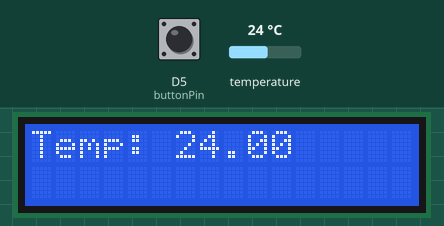
This sketch was run on a simulated ESP8266 (NodeMCU). On the bench: 16×2 character LCD. The inputs (shaded band) are chosen by the test bench; at power-on: D5 (buttonPin) HIGH, temperature 24 °C. WiFi joins after 1.5 s; servers stay silent unless stated; network time is answered at once with the bench clock; the local clock reads 2024-03-15 10:24:30 at power-on unless the sketch sets it.

Above: at 6.3 s.
6.4 s: D5 (buttonPin) pulled LOW for 0.15 s
At 7.6 s:
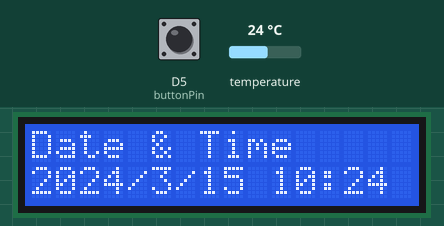
8.0 s: D5 (buttonPin) pulled LOW for 1 s
At 8.8 s:
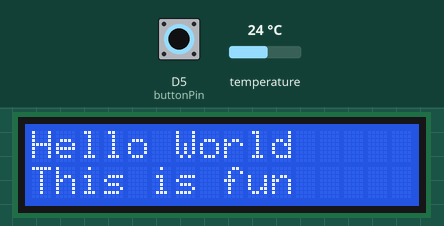
10.5 s: D5 (buttonPin) pulled LOW for 3.2 s
At 11.6 s:
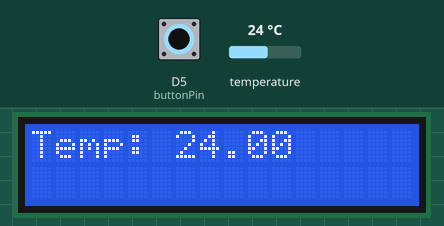
15.2 s: temperature set to 12 °C
At 18.3 s:
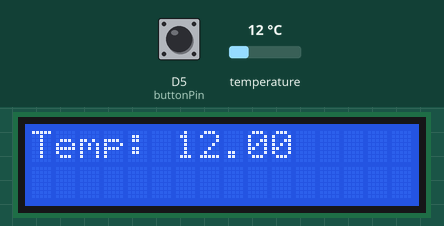
18.6 s: temperature set to 19 °C
At 21.3 s:
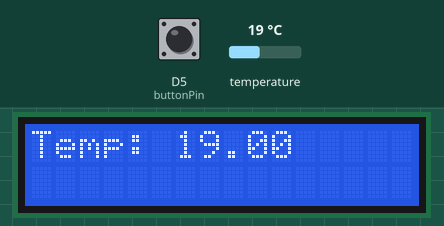
21.6 s: temperature set to 28 °C
At 24.2 s:
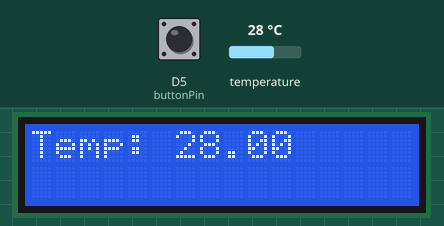
Timing chart, 0 to 25.6 s (numbered marks = the images above; inputs shaded):
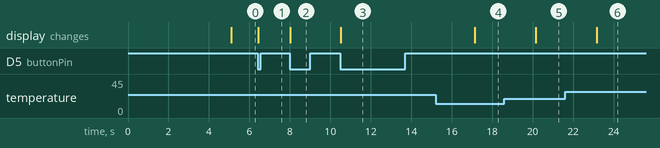

Measured:
- after the input at 6.4 s, the display: changes at once (image 1)
- after the input at 8.0 s, the display: changes at once (image 2)
- after the input at 10.5 s, the display: changes at once (image 3)
- after the input at 15.2 s, the display: changes after 1.9 s (image 4)
- after the input at 18.6 s, the display: changes after 1.5 s (image 5)
- after the input at 21.6 s, the display: changes after 1.6 s (image 6)

The sketch:

MakethonClock.ino
```cpp
#include <RTClib.h>
#include <LCD_I2C.h>
#include <NTPClient.h>
#include <ESP8266WiFi.h>
#include <WiFiUdp.h>

#include "WifiCredentials.h"

const long UTC_OFFSET_S = 7200;
const long DURATION_MS = 3000;
const long SPEED = 19200;
const int DISPLAY_COUNT = 3;

LCD_I2C lcd(0x27);
RTC_DS3231 rtcClock;
WiFiUDP ntpUDP;
NTPClient timeClient(ntpUDP, "pool.ntp.org", UTC_OFFSET_S);

int currentDisplay = 0;
int buttonState = 0;
int previousButtonState = 0;
int buttonPin = D5;

long startTime = millis();
long stopTime;
String currentDisplayContent[2];
String newDisplayContent[2];

void (*getDisplayContents[DISPLAY_COUNT])() {
  displayTemp,
  displayTime,
  displayCustomMsg
};

bool connectToWifi() {
  WiFi.begin(WIFI_SSID, WIFI_PASSWORD);

  for (int i = 0; i < 5; i++) {
    delay(1000);
  }

  return WiFi.status() == WL_CONNECTED;
}

void setTime() {
  timeClient.begin();
  timeClient.update();

  long epochTime = timeClient.getEpochTime();
  rtcClock.adjust(DateTime(epochTime));
}

void updateDisplay() {
  (*getDisplayContents[currentDisplay])();

  if (!arrayEqual(currentDisplayContent, newDisplayContent)) {
    copyArray(currentDisplayContent, newDisplayContent);
    lcd.clear();

    lcd.setCursor(0, 0);
    lcd.print(currentDisplayContent[0]);

    lcd.setCursor(0, 1);
    lcd.print(currentDisplayContent[1]);
  }
}

bool arrayEqual(String a[], String b[]) {
  for (int i = 0; i < 2; i++) {
    if (a[i] != b[i]) {
      return false;
    }
  }
  return true;
}

void copyArray(String a[], String b[]) {
  for (int i = 0; i < 2; i++) {
    a[i] = b[i];
  }
}

void displayTemp() {
  float temp = rtcClock.getTemperature();

  if (isnan(temp)) {
    newDisplayContent[0] = "Error, check";
    newDisplayContent[1] = "temp sensor";

    return;
  }

  newDisplayContent[0] = "Temp: " + (String)temp;
  newDisplayContent[1] = "";
}

void displayTime() {
  DateTime datetime = rtcClock.now();

  newDisplayContent[0] = "Date & Time";
  newDisplayContent[1] =
    (String)datetime.year()
    + "/" + (String)datetime.month()
    + "/" + (String)datetime.day()
    + " " + (String)datetime.hour()
    + ":" + (String)datetime.minute();
}

void displayCustomMsg() {
  newDisplayContent[0] = "Hello World";
  newDisplayContent[1] = "This is fun";
}

void setup() {
  Serial.begin(SPEED);
  rtcClock.begin();

  if (connectToWifi()) {
    setTime();
  }

  lcd.begin();
  lcd.backlight();
  pinMode(buttonPin, INPUT);
  updateDisplay();
  buttonState = digitalRead(buttonPin);
}

void loop() {
  previousButtonState = buttonState;
  buttonState = digitalRead(buttonPin);

  if (previousButtonState == HIGH && buttonState == LOW) {
    if (currentDisplay < DISPLAY_COUNT - 1) {
      currentDisplay++;
    } else {
      currentDisplay = 0;
    }

    updateDisplay();
  }

  stopTime = millis();

  if (stopTime - startTime > DURATION_MS) {
    updateDisplay();
    stopTime = startTime;
    startTime = millis();
  }
}
```

WifiCredentials.h
```cpp
const char* WIFI_SSID = "WIFI_SSID";
const char* WIFI_PASSWORD = "WIFI_PASS";
```
